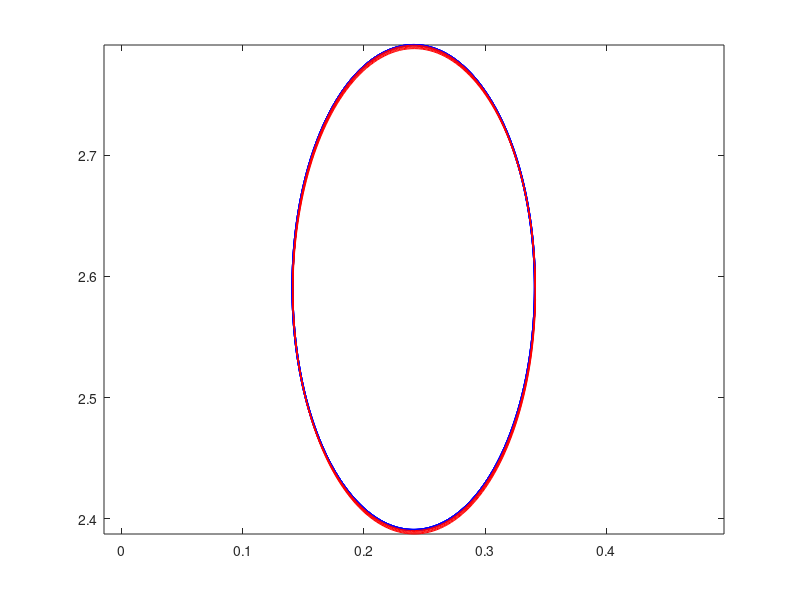

Source code (MATLAB):
function redandency_IK
clear;clc;format compact;
the10 = 15*pi/180;
the20 = 45*pi/180;
the30 = 45*pi/180;
the40 = 45*pi/180;
[x0, y0] = FK(the10, the20, the30, the40);
len = 1000;
t = linspace(0,10*pi,len);
the1 = the10 + zeros(len);
the2 = the20 + zeros(len);
the3 = the30 + zeros(len);
the4 = the40 + zeros(len);
r1 = 0.1;
r2 = 0.2;
x = x0 - r1 + r1*cos(t);
y = y0 + r2*sin(t);
xa = zeros(len);
ya = zeros(len);
for i = 1:len-1
    J = getJacobian(the1(i), the2(i), the3(i), the4(i));
    dx = x(i+1) - x(i);
    dy = y(i+1) - y(i);
    dthe = pinv(J) * [dx, dy]';
    the1(i+1) = the1(i) + dthe(1);
    the2(i+1) = the2(i) + dthe(2);
    the3(i+1) = the3(i) + dthe(3);
    the4(i+1) = the4(i) + dthe(4);
    [xa(i), ya(i)] = FK(the1(i), the2(i), the3(i), the4(i));
end

plot(x, y, 'b-','Linewidth',1.5); axis equal; hold on;
plot(xa(1:len-1), ya(1:len-1), 'r','Linewidth',0.5); hold off;
end

function J = getJacobian(the1, the2, the3, the4)
    s1    = sin(the1);
    s12   = sin(the1+the2);
    s123  = sin(the1+the2+the3);
    s1234 = sin(the1+the2+the3+the4);
    c1    = cos(the1);
    c12   = cos(the1+the2);
    c123  = cos(the1+the2+the3);
    c1234 = cos(the1+the2+the3+the4);
    
    J = [...
        -s1-s12-s123-s1234, -s12-s123-s1234, -s123-s1234, -s1234;...
         c1+c12+c123+c1234,  c12+c123+c1234,  c123+c1234,  c1234;
    ];
end

function [x, y] = FK(the1, the2, the3, the4)
    s1    = sin(the1);
    s12   = sin(the1+the2);
    s123  = sin(the1+the2+the3);
    s1234 = sin(the1+the2+the3+the4);
    c1    = cos(the1);
    c12   = cos(the1+the2);
    c123  = cos(the1+the2+the3);
    c1234 = cos(the1+the2+the3+the4);
    
    x = c1 + c12 + c123 +c1234;
    y = s1 + s12 + s123 +s1234;
end
